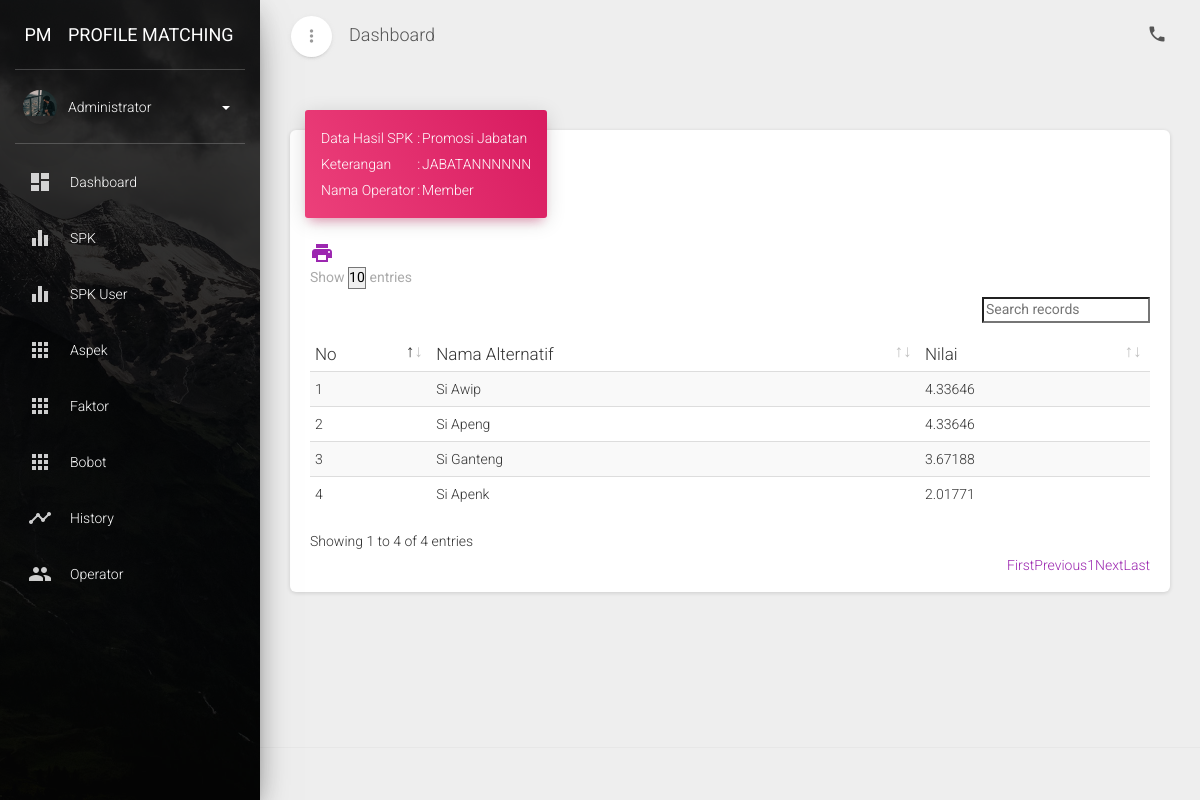
Page /dashboard.php?module=hasil&act=detail&id_spkuser=1 (signed in) on the committed database.
### tables this page shows
CREATE TABLE `spk_user` (
  `id_spkuser` int(11) NOT NULL,
  `id_user` int(11) NOT NULL,
  `id_spk` int(11) NOT NULL,
  `ket` varchar(100) NOT NULL,
  `tgl` date NOT NULL DEFAULT current_timestamp()
);

CREATE TABLE `spk` (
  `id_spk` int(6) NOT NULL,
  `nama_spk` text NOT NULL,
  `keterangan` text NOT NULL,
  `tanggal` date NOT NULL,
  `id_user` int(11) NOT NULL,
  `jenis` tinyint(1) NOT NULL,
  `status_verif` int(1) NOT NULL
);

CREATE TABLE `user` (
  `id_user` int(11) NOT NULL,
  `username` varchar(50) NOT NULL,
  `password` varchar(50) NOT NULL,
  `nama` varchar(50) NOT NULL,
  `alamat` varchar(250) NOT NULL,
  `tlp` varchar(15) NOT NULL,
  `email` varchar(100) NOT NULL,
  `level` varchar(50) NOT NULL,
  `foto` varchar(100) NOT NULL,
  `aktif` char(1) NOT NULL,
  `verif_code` text NOT NULL,
  `is_verif` tinyint(1) NOT NULL DEFAULT 0
);

CREATE TABLE `hasil` (
  `id` int(11) NOT NULL,
  `nama_alternatif` varchar(50) NOT NULL,
  `nilai` float NOT NULL,
  `id_spkuser` int(11) NOT NULL
);

### modul/hasil/hasil.php (the view, shortened to what this page needs)
<?php
include "config/koneksi.php";
 ?>
<div class="row">
	<div class="col-md-12">
		<div class="card ">
			<?php
				switch($_GET["act"])
				{
						?>
	<?php
					case "detail" :
					$query = mysqli_query($koneksi, "SELECT * FROM spk INNER JOIN spk_user ON spk_user.id_spk=spk.id_spk INNER JOIN user u ON u.id_user=spk_user.id_user WHERE id_spkuser='$_GET[id_spkuser]'");
					$result = mysqli_fetch_array($query);
						?>
	<div class="card-header card-header-rose card-header-text">
		<div class="card-text">
		<table>
			<tr>
				<td>Data Hasil SPK</td>
				<td>:</td>
				<td><?= $result["nama_spk"]?></td>
			</tr>
			<tr>
				<td>Keterangan</td>
				<td>:</td>
				<td><?= $result["ket"]?></td>
			</tr>
			<tr>
				<td>Nama Operator</td>
				<td>:</td>
				<td><?= $result["nama"]?></td>
			</tr>
		</table>
		</div>
	</div>
	<div class="card-body ">
		<?php
		echo "<a href='laporan_spk.php?id_spkuser=$_GET[id_spkuser]&nama_spk=$result[nama_spk]&level=$_SESSION[level]&user=$result[nama]&ket=$result[ket]' lass='btn btn-info btn-just-icon print' target='blank'><i class='material-icons' rel='tooltip' title='Print'>print</i></a>";
		?>
		<table id="datatables" class="table table-striped table-no-bordered table-hover" cellspacing="0" width="100%"
			style="width:100%">
			<?php
									if($_SESSION["level"]=="admin")
									{
										$tampil = mysqli_query($koneksi,"SELECT * FROM hasil h INNER JOIN spk_user su ON su.id_spkuser=h.id_spkuser INNER JOIN spk s ON s.id_spk=su.id_spk WHERE su.id_spkuser='$_GET[id_spkuser]' ORDER BY h.nilai DESC");
									}else{
										$tampil = mysqli_query($koneksi,"SELECT * FROM hasil h INNER JOIN spk_user su ON su.id_spkuser=h.id_spkuser INNER JOIN spk s ON s.id_spk=su.id_spk WHERE su.id_user='$_SESSION[id_user]' AND su.id_spkuser='$_GET[id_spkuser]' ORDER BY h.nilai DESC") or die (mysqli_error($koneksi));
									}
										echo "
											<thead>
												<tr>
													<th width=''>No</th>
													<th>Nama Alternatif</th>
													<th>Nilai</th>
												</tr>
											</thead>
										<tbody>";
								    $no=1;
								    while ($r=mysqli_fetch_array($tampil)){
										echo "<tr>
													<td>$no</td>
													<td>$r[nama_alternatif]</td>
													<td>$r[nilai]</td>
												</tr>";
										$no++;
								    }
								    echo "</tbody>
										</table>";
									?>
	</div>
</div>
</div>
<?php
					break;
				}
			?>
</div>
</div>

### rows in the picture
spk_user: id_spk.nama_spk "Promosi Jabatan", ket "JABATANNNNNN", id_user.nama "Member"
hasil: nama_alternatif "Si Awip", nilai "4.33646"
hasil: nama_alternatif "Si Apeng", nilai "4.33646"
hasil: nama_alternatif "Si Ganteng", nilai "3.67188"
hasil: nama_alternatif "Si Apenk", nilai "2.01771"

### other values in the picture
$_SESSION["nama"] "Administrator"
